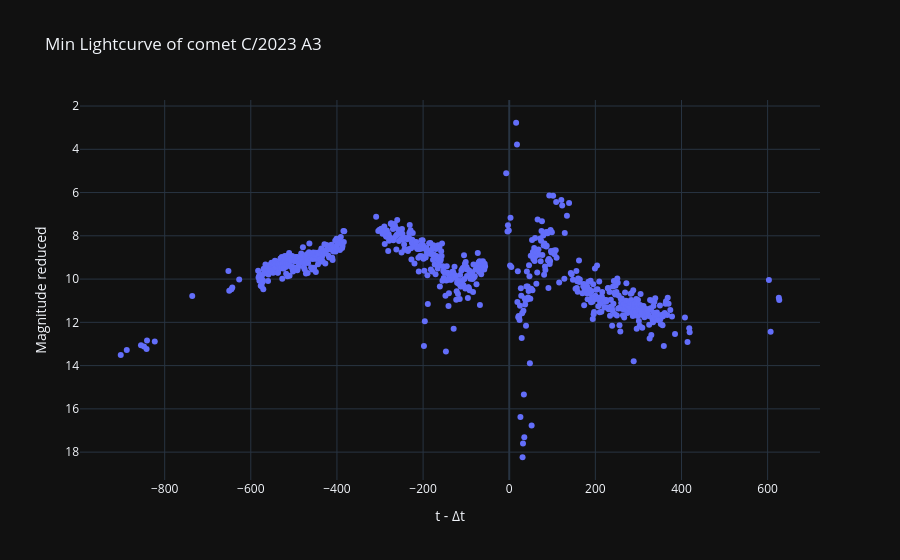

Source (notebook cell):
### Code cell
# Gráfica de luz interna
labels = {'delta_t':'t - Δt','magnitud_reducida':'Magnitude reduced'}
fig = px.scatter(curva_de_luz_agrupada_max_v2_df, x='delta_t', y='magnitud_reducida', template= 'plotly_dark', labels= labels, title=f'Min Lightcurve of comet {nombre_cometa}')
fig.update_yaxes(autorange="reversed")
fig.show()

### Figure 1 — Plotly figure (JSON) as saved in the notebook; plotly's stock layout.template omitted (floating-point values rounded to 4 significant figures; data arrays with more than 128 entries replaced by an {"elided": "..."} marker saying what was removed)
{"data": [{"hovertemplate": "t - Δt=%{x}<br>Magnitude reduced=%{y}<extra></extra>", "legendgroup": "", "marker": {"color": "#636efa", "symbol": "circle"}, "mode": "markers", "name": "", "orientation": "v", "showlegend": false, "type": "scatter", "x": {"elided": "712 int values"}, "xaxis": "x", "y": {"elided": "712 float values"}, "yaxis": "y"}], "layout": {"legend": {"tracegroupgap": 0}, "title": {"text": "Min Lightcurve of comet C/2023 A3"}, "xaxis": {"anchor": "y", "domain": [0, 1], "title": {"text": "t - Δt"}}, "yaxis": {"anchor": "x", "autorange": "reversed", "domain": [0, 1], "title": {"text": "Magnitude reduced"}}}}
